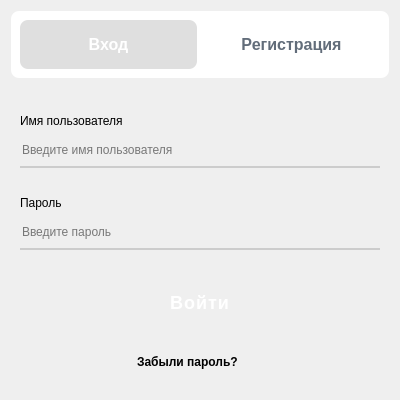
<?xml version="1.0" encoding="UTF-8"?>
<ui version="4.0">
 <class>Auth</class>
 <widget class="QWidget" name="Auth">
  <property name="geometry">
   <rect>
    <x>0</x>
    <y>0</y>
    <width>400</width>
    <height>400</height>
   </rect>
  </property>
  <property name="minimumSize">
   <size>
    <width>400</width>
    <height>400</height>
   </size>
  </property>
  <property name="maximumSize">
   <size>
    <width>400</width>
    <height>400</height>
   </size>
  </property>
  <property name="windowTitle">
   <string>Авторизация</string>
  </property>
  <property name="styleSheet">
   <string notr="true">QDialog {    	
	background-color: rgb(240, 242, 245);
}

QLineEdit#leUsername,
QLineEdit#lePassword {
	border-top: none;
    border-right: none;
    border-left: none;
    border-bottom: 2px solid #cccccc;
    background: transparent;
    padding: 8px 0;
	font: 12pt &quot;Segoe UI&quot;;
}

QLineEdit#leUsername:hover,
QLineEdit#lePassword:hover {
	border-bottom-color: #4986cc;
}

QLineEdit#leUsername:focus,
QLineEdit#lePassword:focus {
    border-bottom: 4px solid #3a7bc8;
    padding-bottom: 7px; 
}

QLabel#lblUsername,
QLabel#lblPassword {
	font: 700 10pt &quot;Segoe UI&quot;;
}

QPushButton#btnSignIn {
	background: qlineargradient(x1:0, y1:0, x2:1, y2:0,
                                stop:0 #667eea, 
                                stop:1 #764ba2);
    border: none;
    border-radius: 8px;
    color: white;
    font-size: 18px;
    font-weight: bold;
    padding: 16px 32px;
    text-transform: uppercase;
    letter-spacing: 1px;
	margin-top: 20px;
	margin-bottom: 10px;
}

QPushButton#btnSignIn:hover {
    background: qlineargradient(x1:0, y1:0, x2:1, y2:0,
                                stop:0 #5a6fd8, 
                                stop:1 #6a4190);
}

QPushButton#btnSignIn:pressed {
    background: qlineargradient(x1:0, y1:0, x2:1, y2:0,
                                stop:0 #4a5ec6, 
                                stop:1 #5a3780);
    padding: 17px 32px 15px 32px;
}

QPushButton#btnSignIn:disabled {
    background: qlineargradient(x1:0, y1:0, x2:1, y2:0,
                                stop:0 #cccccc, 
                                stop:1 #aaaaaa);
    color: #666666;
}

QWidget#switchButtonsContainer {
    background: white;
    border-radius: 8px 8px 0 0;
    padding: 0;
    margin: 0;
}

QPushButton#btnSignInPage, 
QPushButton#btnSignUpPage {
    background: white;
    border: none;
    border-radius: 8px 8px 0 0;
    color: #626d7a;
    font-size: 16px;
    font-weight: 600;
    padding: 15px;
    margin: 0;
    min-width: 120px;
    position: relative;
}

QPushButton#btnSignInPage:checked, 
QPushButton#btnSignUpPage:checked {    
	background-color: rgb(223, 223, 223);
	color: white;
}</string>
  </property>
  <layout class="QGridLayout" name="gridLayout" rowminimumheight="0,0">
   <item row="1" column="0">
    <widget class="QStackedWidget" name="Pages">
     <property name="currentIndex">
      <number>0</number>
     </property>
     <widget class="QWidget" name="AuthorizationPage">
      <property name="sizePolicy">
       <sizepolicy hsizetype="Expanding" vsizetype="Expanding">
        <horstretch>0</horstretch>
        <verstretch>0</verstretch>
       </sizepolicy>
      </property>
      <layout class="QVBoxLayout" name="verticalLayout">
       <item>
        <widget class="QLabel" name="lblUsername">
         <property name="styleSheet">
          <string notr="true"/>
         </property>
         <property name="text">
          <string>Имя пользователя</string>
         </property>
         <property name="alignment">
          <set>Qt::AlignBottom|Qt::AlignLeading|Qt::AlignLeft</set>
         </property>
        </widget>
       </item>
       <item>
        <widget class="QLineEdit" name="leUsername">
         <property name="styleSheet">
          <string notr="true"/>
         </property>
         <property name="placeholderText">
          <string>Введите имя пользователя</string>
         </property>
        </widget>
       </item>
       <item>
        <widget class="QLabel" name="lblPassword">
         <property name="text">
          <string>Пароль</string>
         </property>
         <property name="alignment">
          <set>Qt::AlignBottom|Qt::AlignLeading|Qt::AlignLeft</set>
         </property>
        </widget>
       </item>
       <item>
        <widget class="QLineEdit" name="lePassword">
         <property name="echoMode">
          <enum>QLineEdit::Password</enum>
         </property>
         <property name="placeholderText">
          <string>Введите пароль</string>
         </property>
        </widget>
       </item>
       <item>
        <widget class="QPushButton" name="btnSignIn">
         <property name="styleSheet">
          <string notr="true"/>
         </property>
         <property name="text">
          <string>Войти</string>
         </property>
        </widget>
       </item>
       <item>
        <layout class="QHBoxLayout" name="horizontalLayout_2">
         <item>
          <spacer name="horizontalSpacer">
           <property name="orientation">
            <enum>Qt::Horizontal</enum>
           </property>
           <property name="sizeHint" stdset="0">
            <size>
             <width>40</width>
             <height>20</height>
            </size>
           </property>
          </spacer>
         </item>
         <item>
          <widget class="QCommandLinkButton" name="btnForgotPassword">
           <property name="text">
            <string>Забыли пароль?</string>
           </property>
           <property name="iconSize">
            <size>
             <width>0</width>
             <height>0</height>
            </size>
           </property>
          </widget>
         </item>
         <item>
          <spacer name="horizontalSpacer_2">
           <property name="orientation">
            <enum>Qt::Horizontal</enum>
           </property>
           <property name="sizeHint" stdset="0">
            <size>
             <width>40</width>
             <height>20</height>
            </size>
           </property>
          </spacer>
         </item>
        </layout>
       </item>
      </layout>
     </widget>
     <widget class="QWidget" name="RegistrationPage">
      <widget class="QLabel" name="label">
       <property name="geometry">
        <rect>
         <x>90</x>
         <y>90</y>
         <width>181</width>
         <height>61</height>
        </rect>
       </property>
       <property name="text">
        <string>Регистрация в разработке</string>
       </property>
      </widget>
     </widget>
    </widget>
   </item>
   <item row="0" column="0">
    <widget class="QWidget" name="switchButtonsContainer" native="true">
     <layout class="QHBoxLayout" name="horizontalLayout">
      <item>
       <widget class="QPushButton" name="btnSignInPage">
        <property name="styleSheet">
         <string notr="true"/>
        </property>
        <property name="text">
         <string>Вход</string>
        </property>
        <property name="checkable">
         <bool>true</bool>
        </property>
        <property name="checked">
         <bool>true</bool>
        </property>
        <property name="autoExclusive">
         <bool>true</bool>
        </property>
       </widget>
      </item>
      <item>
       <widget class="QPushButton" name="btnSignUpPage">
        <property name="text">
         <string>Регистрация</string>
        </property>
        <property name="checkable">
         <bool>true</bool>
        </property>
        <property name="autoExclusive">
         <bool>true</bool>
        </property>
       </widget>
      </item>
     </layout>
    </widget>
   </item>
  </layout>
 </widget>
 <resources/>
 <connections/>
</ui>
